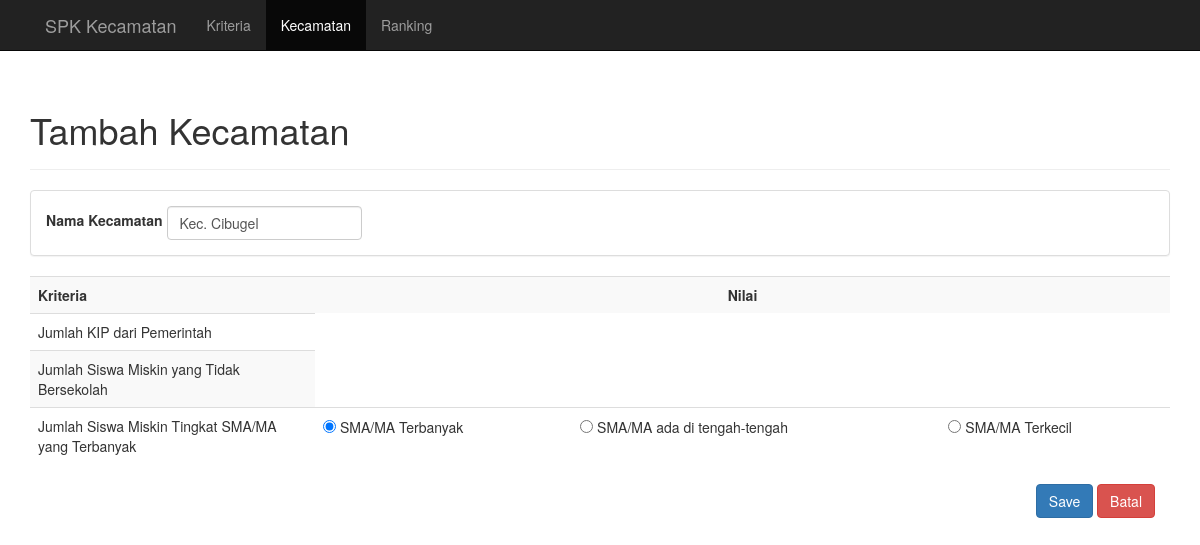
Screenshot of /kecamatan/tambah/12 with the database file from the repository.
### tables this page shows
CREATE TABLE `nilai` (
  `kdKecamatan` int(11) NOT NULL,
  `kdKriteria` int(11) NOT NULL,
  `nilai` int(11) NOT NULL
);

CREATE TABLE `kecamatan` (
  `kdKecamatan` int(11) NOT NULL,
  `kecamatan` varchar(50) DEFAULT NULL
);

CREATE TABLE `kriteria` (
  `kdKriteria` int(11) NOT NULL,
  `kriteria` varchar(100) NOT NULL,
  `sifat` char(1) NOT NULL,
  `bobot` int(3) NOT NULL
);

CREATE TABLE `subkriteria` (
  `kdSubKriteria` int(11) NOT NULL,
  `subKriteria` varchar(50) NOT NULL,
  `value` int(11) NOT NULL,
  `kdKriteria` int(11) NOT NULL
);

### application/helpers/General_helper.php (called while the page is built, shortened)
<?php
if (!function_exists('loadPage')) {
    function loadPage($view, $vars=array()){
        $data['view'] = $view;
        $data['data'] = $vars;
        $CI = &get_instance();
        return $CI->load->view('layouts/layout', $data);
    }
}

### application/controllers/Kecamatan.php (called while the page is built, shortened)
<?php
class Kecamatan extends MY_Controller
{
    public function tambah($id = null)
    {
        if ($id == null) {
            if (count($_POST)) {
                $this->form_validation->set_rules('kecamatan', '', 'trim|required');
                if ($this->form_validation->run() == false) {
                    $errors = $this->form_validation->error_array();
                    $this->session->set_flashdata('errors', $errors);
                    redirect(current_url());
                } else {
                    $kecamatan = $this->input->post('kecamatan');
                    $nilai = $this->input->post('nilai');
                    $this->MKecamatan->kecamatan = $kecamatan;
                    if ($this->MKecamatan->insert() == true) {
                        $success = false;
                        $kdKecamatan = $this->MKecamatan->getLastID()->kdKecamatan;
                        foreach ($nilai as $item => $value) {
                            $this->MNilai->kdKecamatan = $kdKecamatan;
                            $this->MNilai->kdKriteria = $item;
                            $this->MNilai->nilai = $value;
                            if ($this->MNilai->insert()) {
                                $success = true;
                            }
                        }
                        if ($success == true) {
                            $this->session->set_flashdata('message', 'Berhasil menambah data :)');
                            redirect('kecamatan');
                        } else {
                            echo 'gagal';
                        }
                    }
                }
            }else{
                $data['dataView'] = $this->getDataInsert();
                loadPage('kecamatan/tambah', $data);
            }
        }else{
            $data['dataView'] = $this->getDataInsert();
            $data['nilaiKecamatan'] = $this->MNilai->getNilaiByUniveristas($id);
            loadPage('kecamatan/tambah', $data);
        }
    }
    private function getDataInsert()
    {
        $dataView = array();
        $kriteria = $this->MKriteria->getAll();
        foreach ($kriteria as $item) {
            $this->MSubKriteria->kdKriteria = $item->kdKriteria;
            $dataView[$item->kdKriteria] = array(
                'nama' => $item->kriteria,
                'data' => $this->MSubKriteria->getById()
            );
        }
        return $dataView;
    }
}

### index.php (called while the page is built, shortened)
<?php
require_once BASEPATH.'core/CodeIgniter.php';

### application/models/MNilai.php (called while the page is built, shortened)
<?php
class MNilai extends CI_Model{
    public function getNilaiByUniveristas($id)
    {
        $query = $this->db->query(
            'select u.kdKecamatan, u.kecamatan, k.kdKriteria, n.nilai from kecamatan u, nilai n, kriteria k, subkriteria sk where u.kdKecamatan = n.kdKecamatan AND k.kdKriteria = n.kdKriteria and k.kdKriteria = sk.kdKriteria and u.kdKecamatan = '.$id.' GROUP by n.nilai '
        );
        if($query->num_rows() > 0){
            foreach ($query->result() as $row) {
                $nilai[] = $row;
            }
            return $nilai;
        }
    }
}

### application/models/MKriteria.php (called while the page is built, shortened)
<?php
class MKriteria extends CI_Model{
    private function getTable()
    {
        return 'kriteria';
    }
    public function getAll()
    {
        $query = $this->db->get($this->getTable());
        if($query->num_rows() > 0){
            foreach ( $query->result() as $row) {
                $kriterias[] = $row;
            }
            return $kriterias;
        }
    }
}

### application/models/MSubKriteria.php (called while the page is built, shortened)
<?php
class MSubKriteria extends CI_Model{
    public $kdKriteria;
    private function getTable()
    {
        return 'subkriteria';
    }
    public function getById()
    {
        $this->db->where('kdKriteria', $this->kdKriteria);
        $query = $this->db->get($this->getTable());
        if($query->num_rows() > 0){
            foreach ($query->result() as $row) {
                $subkriteria[] = $row;
            }
            return $subkriteria;
        }
    }
}

### application/views/kecamatan/tambah.php (the view, shortened to what this page needs)
<div class="page-header">
    <h1>Tambah Kecamatan</h1>
</div>
<div class="col-md-12">
    <?php echo form_open() ?>
    <div class="row">
        <div class="panel panel-default">
            <div class="panel-body">
                <div class="form-inline">
                    <div class="form-group">
                        <label for="kecamatan">Nama Kecamatan</label>
                        <input name="kecamatan" type="text" class="form-control" id="kecamatan"
                               value="<?php echo isset($nilaiKecamatan[0]->kecamatan) ? $nilaiKecamatan[0]->kecamatan : ''?>"
                               placeholder="nama kecamatan">
                    </div>
                </div>
            </div>
        </div>
        <div class="table-responsive">
            <table class="table table-striped">
                <tr>
                    <th class="col-md-3">Kriteria</th>
                    <th colspan="5" class="text-center col-md-9">Nilai</th>
                </tr>
                <?php
                foreach ($dataView as $item) {
                ?>
                <tr>
                    <td><?php echo $item['nama']; ?></td>
                    <?php
                    $no = 1;
                    foreach ($item['data'] as $dataItem) {
                        ?>
                        <td>
                            <input type="radio" name="nilai[<?php echo $dataItem->kdKriteria ?>]"
                                   value="<?php echo $dataItem->value ?>"
                                    <?php
                                    if(isset($nilaiKecamatan)){
                                        foreach ($nilaiKecamatan as $item => $value) {
                                            if($value->kdKriteria == $dataItem->kdKriteria){
                                                if($value->nilai ==  $dataItem->value){
                                                    ?>
                                                    checked="checked"
                                                    <?php
                                                }
                                            }
                                        }
                                    }else{
                                        if($no == 3){
                                            ?>
                                            checked="checked"
                                            <?php
                                        }
                                    }
                                    ?>
                            /> <?php echo $dataItem->subKriteria;
                            $no++;
                           ?>
                        </td>
                        <?php
                    }
                    echo '</tr>';
                    }
                    ?>
            </table>
        </div>
        <div class="pull-right">
            <div class="col-md-12">
                <button class="btn btn-primary" type="submit">Save</button>
                <a class="btn btn-danger" href="<?php site_url('kecamatan') ?>" role="button">Batal</a>
            </div>
        </div>
    </div>
    <?php echo form_close() ?>
</div>

### application/views/layouts/layout.php (style rules this page uses)
body { padding-top: 70px; }

### rows the page displays
nilai: kecamatan "Kec. Cibugel"
subkriteria: subKriteria "SMA/MA Terbanyak"
kriteria: kdKriteria "☑"
subkriteria: subKriteria "SMA/MA ada di tengah-tengah"
subkriteria: subKriteria "SMA/MA Terkecil"

### other values shown
$item['nama'] "Jumlah KIP dari Pemerintah"
$item['nama'] "Jumlah Siswa Miskin yang Tidak Bersekolah"
$item['nama'] "Jumlah Siswa Miskin Tingkat SMA/MA yang Terbanyak"
